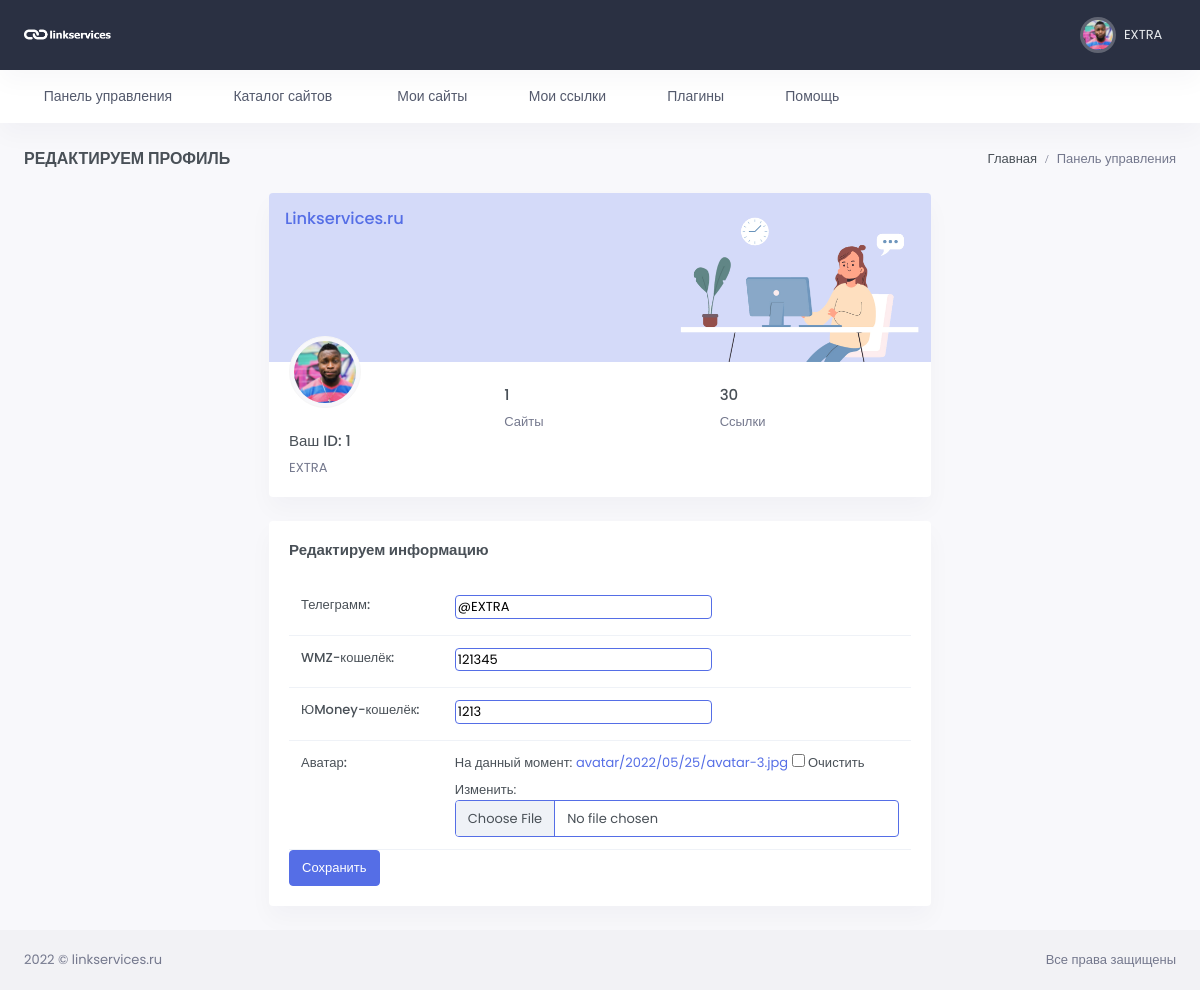
/edit/id=1 (signed in), run on an earlier commit of the app's database.
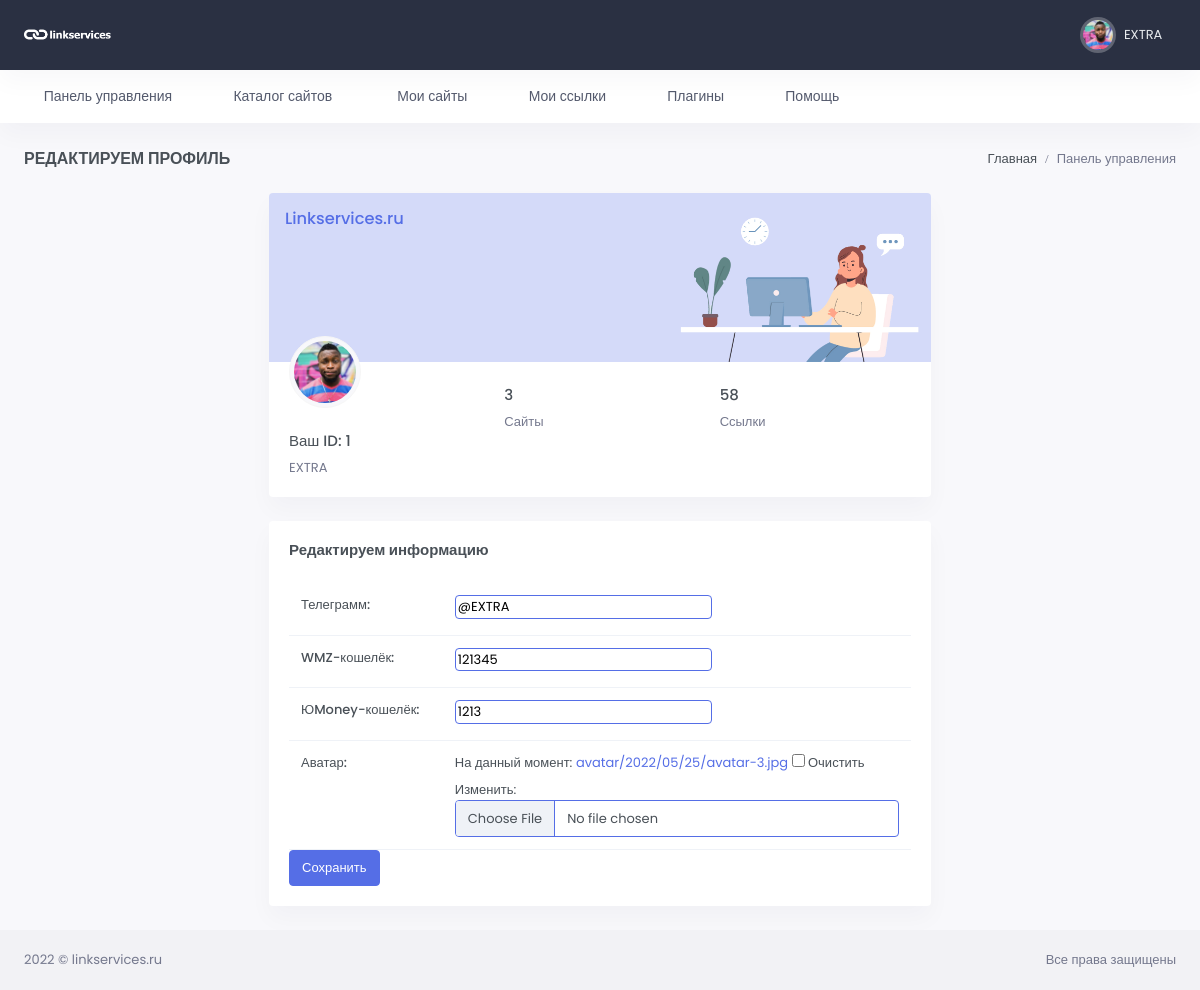
And on a later commit of the database.
### users/models.py (models this page shows, shortened)
class Profile(models.Model):
    user = models.OneToOneField(User, verbose_name="Пользователь",
                                related_name='profile', null=True, on_delete=models.CASCADE)
    chat_id = models.CharField(max_length=100, blank=True, null=True, verbose_name='Чат ID телеграмм')
    TOKEN = models.CharField(max_length=100, blank=True, null=True)
    wmz = models.CharField(max_length=200, blank=True, null=True, verbose_name='WMZ-кошелёк')
    ymoney = models.CharField(max_length=200, blank=True, null=True, verbose_name='ЮMoney-кошелёк')
    current_balance = models.PositiveIntegerField(default=0, blank=True, null=True, verbose_name="Текущий баланс")
    hold_balance = models.PositiveIntegerField(default=0, blank=True, null=True, verbose_name='На удержании')
    output_balance = models.PositiveIntegerField(default=0, blank=True, null=True, verbose_name='Ожидает вывода')
    name_telegram = models.CharField(blank=True, null=True, max_length=100, verbose_name='Телеграмм')
    avatar = models.ImageField(upload_to='avatar/%Y/%m/%d/', blank=True, null=True, verbose_name='Аватар')
    created = models.DateTimeField(auto_now_add=True, verbose_name='Создан')
    update = models.DateTimeField(auto_now=True, verbose_name='Обновлён')
    class Meta:
        verbose_name = 'Профиль пользователя'
        verbose_name_plural = 'Профили пользователей'

### users/views.py (the view)
# urls.py: path('edit/id=<int:pk>', ProfileUpdate.as_view(), name='edit_profile'),
class ProfileUpdate(LoginRequiredMixin, UpdateView):
    form_class = ProfileForm
    model = Profile
    template_name = 'users/edit_profile.html'
    success_url = '/profile/id={user_id}'
    def dispatch(self, request, *args, **kwargs):
        obj = self.get_object()
        if obj.user != self.request.user:
            return redirect('catalog')
        return super(ProfileUpdate, self).dispatch(request, *args, **kwargs)

### users/forms.py
class ProfileForm(forms.ModelForm):
    def __init__(self, *args, **kwargs):
        super().__init__(*args, **kwargs)
        self.fields['name_telegram'].widget.attrs.update({'class': 'border border-primary rounded'})
        self.fields['wmz'].widget.attrs.update({'class': 'border border-primary rounded'})
        self.fields['ymoney'].widget.attrs.update({'class': 'border border-primary rounded'})
        self.fields['avatar'].widget.attrs.update({'class': 'form-control border border-primary'})
        self.fields['user'].widget = forms.HiddenInput()
    class Meta:
        model = Profile
        fields = ('name_telegram', 'wmz', 'ymoney', 'avatar', 'user')

### users/templates/users/edit_profile.html (shortened to what the changed rows need)
{% extends 'base.html' %}
{% load static %}
{% block content %}
<div id="layout-wrapper">
    <div class="main-content">
        <div class="page-content">
            <div class="container-fluid">
                <div class="row justify-content-center align-items-center">
                    <div class="col-xl-7">
                        <div class="card overflow-hidden">
                            <div class="card-body pt-0">
                                <div class="row">
                                    <div class="col-sm-4">
                                        <div class="avatar-md profile-user-wid mb-4">
                                           {% if profile.avatar %}
                                            <img src="{{ profile.avatar.url }}" alt=""
                                                 class="img-thumbnail rounded-circle">
                                            {% else %}
                                            <img src="{% static '/images/favicon.ico' %}" alt=""
                                                 class="img-thumbnail rounded-circle">
                                            {% endif %}
                                        </div>
                                        <h5 class="font-size-15 text-truncate">Ваш ID: {{ profile.id }} </h5>
                                        <p class="text-muted mb-0 text-truncate">{{ user.username }}</p>
                                    </div>
                                    <div class="col-sm-8">
                                        <div class="pt-4">
                                            <div class="row">
                                                <div class="col-6">
                                                    <h5 class="font-size-15">{{ profile.user_website.count }}</h5>
                                                    <p class="text-muted mb-0">Сайты</p>
                                                </div>
                                                <div class="col-6">
                                                    <h5 class="font-size-15">{{ profile.user_link.count }}</h5>
                                                    <p class="text-muted mb-0">Ссылки</p>
                                                </div>
                                            </div>
                                        </div>
                                    </div>
                                </div>
                            </div>
                        </div>
                        <div class="card">
                            <div class="card-body">
                                <div class="table-responsive">
                                    <form method="post" action="" enctype="multipart/form-data">
                                    <table class="table table-nowrap mb-0">
                                        <tbody>
                                        {{ form }}
                                        </tbody>
                                    </table>
                                        </form>
                                </div>
                            </div>
                        </div>
                    </div>
                </div>
            </div>
        </div>
    </div>
</div>
{% endblock %}

What changed in the data, as far as the page shows it:
changed Profile "@EXTRA": user_website.count "1" → "3"; user_link.count "30" → "58"
